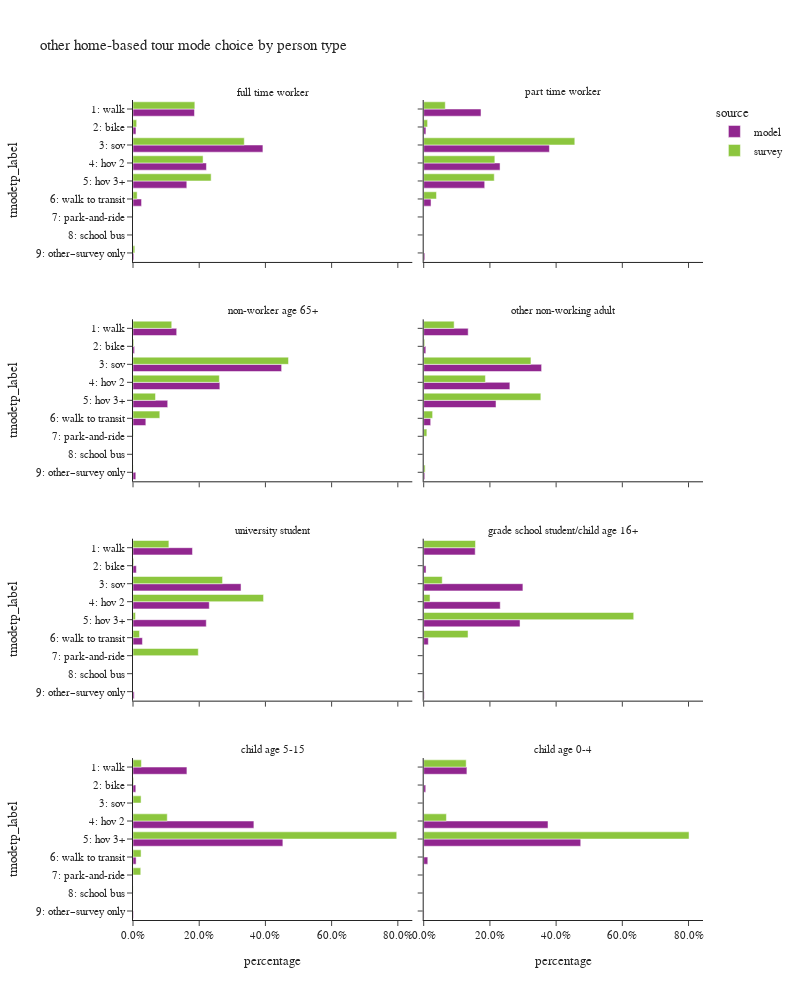

Notebook code for this chart:
### Code cell
plot_mode_choice(hb_tour,"pptyp_label",
                 {"pptyp_label":["full time worker","part time worker","non-worker age 65+","other non-working adult",
                                 "university student","grade school student/child age 16+","child age 5-15","child age 0-4"],
                  "tmodetp_label":["1: walk","2: bike","3: sov","4: hov 2","5: hov 3+","6: walk to transit",
                                   "7: park-and-ride","8: school bus","9: other–survey only"]},
                 "person type",2,1000)

### Figure 1 — Plotly figure (JSON) as saved in the notebook; plotly's stock layout.template omitted (floating-point values rounded to 4 significant figures)
{"data": [{"alignmentgroup": "True", "customdata": [[180478], [8736], [381389], [215573], [157935], [25087], [2631]], "hovertemplate": "source=model<br>pptyp_label=full time worker<br>percentage=%{x}<br>tmodetp_label=%{y}<br>sample count=%{customdata[0]}<extra></extra>", "legendgroup": "model", "marker": {"color": "#91268F", "pattern": {"shape": ""}}, "name": "model", "offsetgroup": "model", "orientation": "h", "showlegend": true, "textposition": "auto", "type": "bar", "x": [0.1857, 0.008989, 0.3924, 0.2218, 0.1625, 0.02581, 0.002707], "xaxis": "x7", "y": ["1: walk", "2: bike", "3: sov", "4: hov 2", "5: hov 3+", "6: walk to transit", "9: other–survey only"], "yaxis": "y7"}, {"alignmentgroup": "True", "customdata": [[53332], [2066], [116990], [71053], [56771], [6825], [1038]], "hovertemplate": "source=model<br>pptyp_label=part time worker<br>percentage=%{x}<br>tmodetp_label=%{y}<br>sample count=%{customdata[0]}<extra></extra>", "legendgroup": "model", "marker": {"color": "#91268F", "pattern": {"shape": ""}}, "name": "model", "offsetgroup": "model", "orientation": "h", "showlegend": false, "textposition": "auto", "type": "bar", "x": [0.1731, 0.006706, 0.3797, 0.2306, 0.1843, 0.02215, 0.003369], "xaxis": "x8", "y": ["1: walk", "2: bike", "3: sov", "4: hov 2", "5: hov 3+", "6: walk to transit", "9: other–survey only"], "yaxis": "y8"}, {"alignmentgroup": "True", "customdata": [[87101], [3083], [296292], [173130], [69196], [25587], [5593]], "hovertemplate": "source=model<br>pptyp_label=non-worker age 65+<br>percentage=%{x}<br>tmodetp_label=%{y}<br>sample count=%{customdata[0]}<extra></extra>", "legendgroup": "model", "marker": {"color": "#91268F", "pattern": {"shape": ""}}, "name": "model", "offsetgroup": "model", "orientation": "h", "showlegend": false, "textposition": "auto", "type": "bar", "x": [0.132, 0.004671, 0.4489, 0.2623, 0.1048, 0.03877, 0.008474], "xaxis": "x5", "y": ["1: walk", "2: bike", "3: sov", "4: hov 2", "5: hov 3+", "6: walk to transit", "9: other–survey only"], "yaxis": "y5"}, {"alignmentgroup": "True", "customdata": [[89809], [4274], [238064], [173977], [145999], [14097], [2200]], "hovertemplate": "source=model<br>pptyp_label=other non-working adult<br>percentage=%{x}<br>tmodetp_label=%{y}<br>sample count=%{customdata[0]}<extra></extra>", "legendgroup": "model", "marker": {"color": "#91268F", "pattern": {"shape": ""}}, "name": "model", "offsetgroup": "model", "orientation": "h", "showlegend": false, "textposition": "auto", "type": "bar", "x": [0.1344, 0.006394, 0.3562, 0.2603, 0.2184, 0.02109, 0.003291], "xaxis": "x6", "y": ["1: walk", "2: bike", "3: sov", "4: hov 2", "5: hov 3+", "6: walk to transit", "9: other–survey only"], "yaxis": "y6"}, {"alignmentgroup": "True", "customdata": [[19718], [1113], [35820], [25291], [24297], [3126], [402]], "hovertemplate": "source=model<br>pptyp_label=university student<br>percentage=%{x}<br>tmodetp_label=%{y}<br>sample count=%{customdata[0]}<extra></extra>", "legendgroup": "model", "marker": {"color": "#91268F", "pattern": {"shape": ""}}, "name": "model", "offsetgroup": "model", "orientation": "h", "showlegend": false, "textposition": "auto", "type": "bar", "x": [0.1796, 0.01014, 0.3263, 0.2304, 0.2214, 0.02848, 0.003662], "xaxis": "x3", "y": ["1: walk", "2: bike", "3: sov", "4: hov 2", "5: hov 3+", "6: walk to transit", "9: other–survey only"], "yaxis": "y3"}, {"alignmentgroup": "True", "customdata": [[8011], [362], [15432], [11905], [14985], [719], [84]], "hovertemplate": "source=model<br>pptyp_label=grade school student/child age 16+<br>percentage=%{x}<br>tmodetp_label=%{y}<br>sample count=%{customdata[0]}<extra></extra>", "legendgroup": "model", "marker": {"color": "#91268F", "pattern": {"shape": ""}}, "name": "model", "offsetgroup": "model", "orientation": "h", "showlegend": false, "textposition": "auto", "type": "bar", "x": [0.1556, 0.007029, 0.2997, 0.2312, 0.291, 0.01396, 0.001631], "xaxis": "x4", "y": ["1: walk", "2: bike", "3: sov", "4: hov 2", "5: hov 3+", "6: walk to transit", "9: other–survey only"], "yaxis": "y4"}, {"alignmentgroup": "True", "customdata": [[48243], [2506], [108167], [134080], [2783], [408]], "hovertemplate": "source=model<br>pptyp_label=child age 5-15<br>percentage=%{x}<br>tmodetp_label=%{y}<br>sample count=%{customdata[0]}<extra></extra>", "legendgroup": "model", "marker": {"color": "#91268F", "pattern": {"shape": ""}}, "name": "model", "offsetgroup": "model", "orientation": "h", "showlegend": false, "textposition": "auto", "type": "bar", "x": [0.1629, 0.008461, 0.3652, 0.4527, 0.009396, 0.001378], "xaxis": "x", "y": ["1: walk", "2: bike", "4: hov 2", "5: hov 3+", "6: walk to transit", "9: other–survey only"], "yaxis": "y"}, {"alignmentgroup": "True", "customdata": [[26691], [1259], [76792], [97001], [2529], [216]], "hovertemplate": "source=model<br>pptyp_label=child age 0-4<br>percentage=%{x}<br>tmodetp_label=%{y}<br>sample count=%{customdata[0]}<extra></extra>", "legendgroup": "model", "marker": {"color": "#91268F", "pattern": {"shape": ""}}, "name": "model", "offsetgroup": "model", "orientation": "h", "showlegend": false, "textposition": "auto", "type": "bar", "x": [0.1305, 0.006157, 0.3755, 0.4744, 0.01237, 0.001056], "xaxis": "x2", "y": ["1: walk", "2: bike", "4: hov 2", "5: hov 3+", "6: walk to transit", "9: other–survey only"], "yaxis": "y2"}, {"alignmentgroup": "True", "customdata": [[451], [44], [450], [264], [144], [48], [2], [13]], "hovertemplate": "source=survey<br>pptyp_label=full time worker<br>percentage=%{x}<br>tmodetp_label=%{y}<br>sample count=%{customdata[0]}<extra></extra>", "legendgroup": "survey", "marker": {"color": "#8CC63E", "pattern": {"shape": ""}}, "name": "survey", "offsetgroup": "survey", "orientation": "h", "showlegend": true, "textposition": "auto", "type": "bar", "x": [0.1868, 0.01107, 0.3361, 0.2117, 0.236, 0.01253, 0.0002603, 0.005471], "xaxis": "x7", "y": ["1: walk", "2: bike", "3: sov", "4: hov 2", "5: hov 3+", "6: walk to transit", "7: park-and-ride", "9: other–survey only"], "yaxis": "y7"}, {"alignmentgroup": "True", "customdata": [[85], [15], [178], [86], [48], [36]], "hovertemplate": "source=survey<br>pptyp_label=part time worker<br>percentage=%{x}<br>tmodetp_label=%{y}<br>sample count=%{customdata[0]}<extra></extra>", "legendgroup": "survey", "marker": {"color": "#8CC63E", "pattern": {"shape": ""}}, "name": "survey", "offsetgroup": "survey", "orientation": "h", "showlegend": false, "textposition": "auto", "type": "bar", "x": [0.06519, 0.01172, 0.4564, 0.2149, 0.2131, 0.03861], "xaxis": "x8", "y": ["1: walk", "2: bike", "3: sov", "4: hov 2", "5: hov 3+", "6: walk to transit"], "yaxis": "y8"}, {"alignmentgroup": "True", "customdata": [[147], [7], [404], [242], [51], [55], [4], [1]], "hovertemplate": "source=survey<br>pptyp_label=non-worker age 65+<br>percentage=%{x}<br>tmodetp_label=%{y}<br>sample count=%{customdata[0]}<extra></extra>", "legendgroup": "survey", "marker": {"color": "#8CC63E", "pattern": {"shape": ""}}, "name": "survey", "offsetgroup": "survey", "orientation": "h", "showlegend": false, "textposition": "auto", "type": "bar", "x": [0.117, 0.00246, 0.4698, 0.2608, 0.06799, 0.08092, 0.0007112, 0.0003549], "xaxis": "x5", "y": ["1: walk", "2: bike", "3: sov", "4: hov 2", "5: hov 3+", "6: walk to transit", "7: park-and-ride", "9: other–survey only"], "yaxis": "y5"}, {"alignmentgroup": "True", "customdata": [[157], [16], [257], [147], [89], [47], [5], [5]], "hovertemplate": "source=survey<br>pptyp_label=other non-working adult<br>percentage=%{x}<br>tmodetp_label=%{y}<br>sample count=%{customdata[0]}<extra></extra>", "legendgroup": "survey", "marker": {"color": "#8CC63E", "pattern": {"shape": ""}}, "name": "survey", "offsetgroup": "survey", "orientation": "h", "showlegend": false, "textposition": "auto", "type": "bar", "x": [0.09194, 0.003053, 0.324, 0.1864, 0.3539, 0.0269, 0.009547, 0.004358], "xaxis": "x6", "y": ["1: walk", "2: bike", "3: sov", "4: hov 2", "5: hov 3+", "6: walk to transit", "7: park-and-ride", "9: other–survey only"], "yaxis": "y6"}, {"alignmentgroup": "True", "customdata": [[41], [2], [22], [13], [4], [7], [3]], "hovertemplate": "source=survey<br>pptyp_label=university student<br>percentage=%{x}<br>tmodetp_label=%{y}<br>sample count=%{customdata[0]}<extra></extra>", "legendgroup": "survey", "marker": {"color": "#8CC63E", "pattern": {"shape": ""}}, "name": "survey", "offsetgroup": "survey", "orientation": "h", "showlegend": false, "textposition": "auto", "type": "bar", "x": [0.1084, 0.002206, 0.2705, 0.3944, 0.007448, 0.01977, 0.1972], "xaxis": "x3", "y": ["1: walk", "2: bike", "3: sov", "4: hov 2", "5: hov 3+", "6: walk to transit", "7: park-and-ride"], "yaxis": "y3"}, {"alignmentgroup": "True", "customdata": [[1], [3], [3], [9], [2]], "hovertemplate": "source=survey<br>pptyp_label=grade school student/child age 16+<br>percentage=%{x}<br>tmodetp_label=%{y}<br>sample count=%{customdata[0]}<extra></extra>", "legendgroup": "survey", "marker": {"color": "#8CC63E", "pattern": {"shape": ""}}, "name": "survey", "offsetgroup": "survey", "orientation": "h", "showlegend": false, "textposition": "auto", "type": "bar", "x": [0.1565, 0.056, 0.0191, 0.6344, 0.1339], "xaxis": "x4", "y": ["1: walk", "3: sov", "4: hov 2", "5: hov 3+", "6: walk to transit"], "yaxis": "y4"}, {"alignmentgroup": "True", "customdata": [[8], [3], [1], [41], [96], [4], [1], [2]], "hovertemplate": "source=survey<br>pptyp_label=child age 5-15<br>percentage=%{x}<br>tmodetp_label=%{y}<br>sample count=%{customdata[0]}<extra></extra>", "legendgroup": "survey", "marker": {"color": "#8CC63E", "pattern": {"shape": ""}}, "name": "survey", "offsetgroup": "survey", "orientation": "h", "showlegend": false, "textposition": "auto", "type": "bar", "x": [0.0254, 0.001926, 0.0244, 0.1035, 0.7967, 0.0244, 0.02346, 0.000267], "xaxis": "x", "y": ["1: walk", "2: bike", "3: sov", "4: hov 2", "5: hov 3+", "6: walk to transit", "7: park-and-ride", "8: school bus"], "yaxis": "y"}, {"alignmentgroup": "True", "customdata": [[24], [14], [65], [1], [1]], "hovertemplate": "source=survey<br>pptyp_label=child age 0-4<br>percentage=%{x}<br>tmodetp_label=%{y}<br>sample count=%{customdata[0]}<extra></extra>", "legendgroup": "survey", "marker": {"color": "#8CC63E", "pattern": {"shape": ""}}, "name": "survey", "offsetgroup": "survey", "orientation": "h", "showlegend": false, "textposition": "auto", "type": "bar", "x": [0.1283, 0.06863, 0.8015, 0.001273, 0.0002254], "xaxis": "x2", "y": ["1: walk", "4: hov 2", "5: hov 3+", "6: walk to transit", "7: park-and-ride"], "yaxis": "y2"}], "layout": {"annotations": [{"font": {}, "showarrow": false, "text": "child age 5-15", "x": 0.245, "xanchor": "center", "xref": "paper", "y": 0.1975, "yanchor": "bottom", "yref": "paper"}, {"font": {}, "showarrow": false, "text": "child age 0-4", "x": 0.755, "xanchor": "center", "xref": "paper", "y": 0.1975, "yanchor": "bottom", "yref": "paper"}, {"font": {}, "showarrow": false, "text": "university student", "x": 0.245, "xanchor": "center", "xref": "paper", "y": 0.465, "yanchor": "bottom", "yref": "paper"}, {"font": {}, "showarrow": false, "text": "grade school student/child age 16+", "x": 0.755, "xanchor": "center", "xref": "paper", "y": 0.465, "yanchor": "bottom", "yref": "paper"}, {"font": {}, "showarrow": false, "text": "non-worker age 65+", "x": 0.245, "xanchor": "center", "xref": "paper", "y": 0.7325, "yanchor": "bottom", "yref": "paper"}, {"font": {}, "showarrow": false, "text": "other non-working adult", "x": 0.755, "xanchor": "center", "xref": "paper", "y": 0.7325, "yanchor": "bottom", "yref": "paper"}, {"font": {}, "showarrow": false, "text": "full time worker", "x": 0.245, "xanchor": "center", "xref": "paper", "y": 1.0, "yanchor": "bottom", "yref": "paper"}, {"font": {}, "showarrow": false, "text": "part time worker", "x": 0.755, "xanchor": "center", "xref": "paper", "y": 1.0, "yanchor": "bottom", "yref": "paper"}], "barmode": "group", "height": 1000, "legend": {"title": {"text": "source"}, "tracegroupgap": 0}, "title": {"text": "other home-based tour mode choice by person type"}, "width": 800, "xaxis": {"anchor": "y", "domain": [0.0, 0.49], "tickformat": ".1%", "title": {"text": "percentage"}}, "xaxis2": {"anchor": "y2", "domain": [0.51, 1.0], "matches": "x", "tickformat": ".1%", "title": {"text": "percentage"}}, "xaxis3": {"anchor": "y3", "domain": [0.0, 0.49], "matches": "x", "showticklabels": false, "tickformat": ".1%"}, "xaxis4": {"anchor": "y4", "domain": [0.51, 1.0], "matches": "x", "showticklabels": false, "tickformat": ".1%"}, "xaxis5": {"anchor": "y5", "domain": [0.0, 0.49], "matches": "x", "showticklabels": false, "tickformat": ".1%"}, "xaxis6": {"anchor": "y6", "domain": [0.51, 1.0], "matches": "x", "showticklabels": false, "tickformat": ".1%"}, "xaxis7": {"anchor": "y7", "domain": [0.0, 0.49], "matches": "x", "showticklabels": false, "tickformat": ".1%"}, "xaxis8": {"anchor": "y8", "domain": [0.51, 1.0], "matches": "x", "showticklabels": false, "tickformat": ".1%"}, "yaxis": {"anchor": "x", "categoryarray": ["9: other–survey only", "8: school bus", "7: park-and-ride", "6: walk to transit", "5: hov 3+", "4: hov 2", "3: sov", "2: bike", "1: walk"], "categoryorder": "array", "domain": [0.0, 0.1975], "title": {"text": "tmodetp_label"}}, "yaxis2": {"anchor": "x2", "domain": [0.0, 0.1975], "matches": "y", "showticklabels": false}, "yaxis3": {"anchor": "x3", "categoryarray": ["9: other–survey only", "8: school bus", "7: park-and-ride", "6: walk to transit", "5: hov 3+", "4: hov 2", "3: sov", "2: bike", "1: walk"], "categoryorder": "array", "domain": [0.2675, 0.465], "matches": "y", "title": {"text": "tmodetp_label"}}, "yaxis4": {"anchor": "x4", "domain": [0.2675, 0.465], "matches": "y", "showticklabels": false}, "yaxis5": {"anchor": "x5", "categoryarray": ["9: other–survey only", "8: school bus", "7: park-and-ride", "6: walk to transit", "5: hov 3+", "4: hov 2", "3: sov", "2: bike", "1: walk"], "categoryorder": "array", "domain": [0.535, 0.7325], "matches": "y", "title": {"text": "tmodetp_label"}}, "yaxis6": {"anchor": "x6", "domain": [0.535, 0.7325], "matches": "y", "showticklabels": false}, "yaxis7": {"anchor": "x7", "categoryarray": ["9: other–survey only", "8: school bus", "7: park-and-ride", "6: walk to transit", "5: hov 3+", "4: hov 2", "3: sov", "2: bike", "1: walk"], "categoryorder": "array", "domain": [0.8025, 1.0], "matches": "y", "title": {"text": "tmodetp_label"}}, "yaxis8": {"anchor": "x8", "domain": [0.8025, 1.0], "matches": "y", "showticklabels": false}}}
